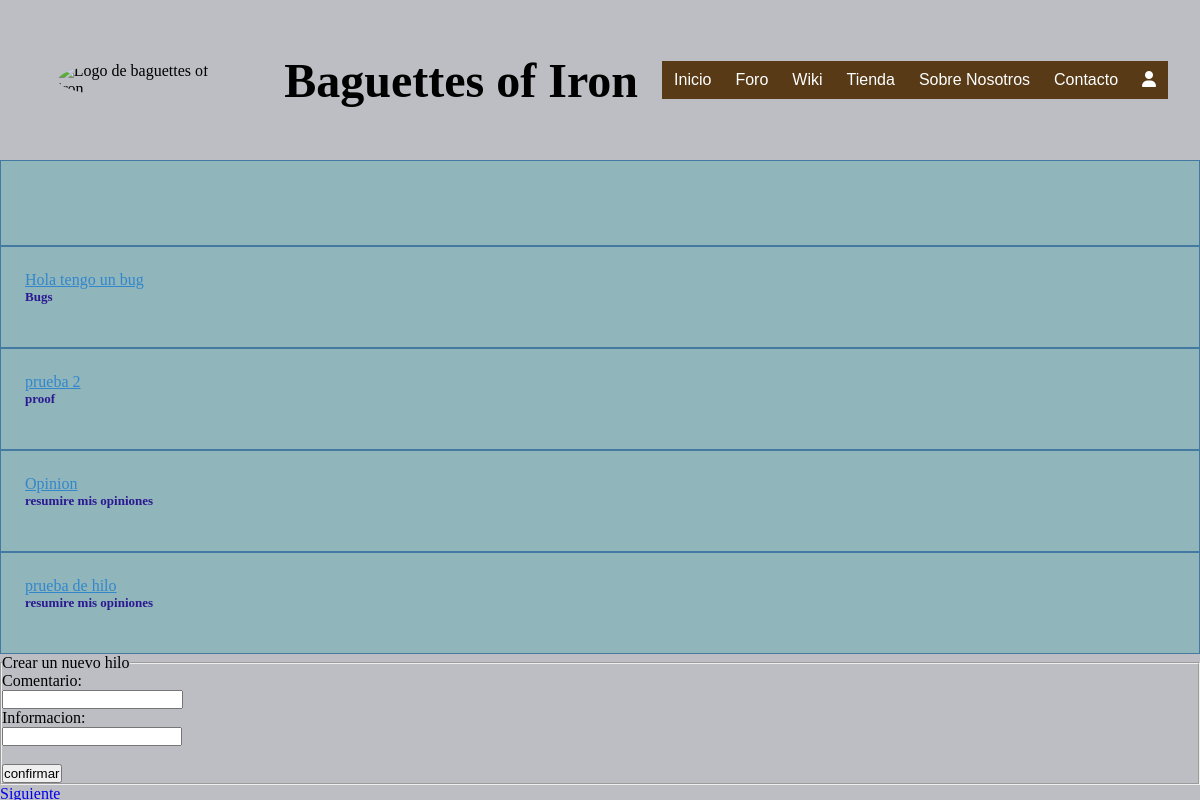
/forum.php (signed in), run on the app's committed database.
### tables this page shows
CREATE TABLE `hilos` (
  `id` int(10) NOT NULL,
  `titulo` varchar(50) NOT NULL,
  `fecha` date NOT NULL,
  `mensaje` varchar(50) NOT NULL,
  `id_U` int(10) NOT NULL
);

### includes/bootup.php (called while the page is built, shortened)
<?php
    spl_autoload_register(function($class){
        $prefix="es\\fdi\\ucm\\aw";
        $base_dir = __DIR__;
        $len = strlen($prefix);
        $relative_class = substr($class,$len);
        $file = $base_dir.str_replace('\\','/',$relative_class).'.php';
    });
?>

### includes/mensaje.php (called while the page is built, shortened)
<?php
	class Mensaje{
		function cargarhilos($numero){
  			$numero_inicial=5*($numero-1);
  			$numero_final =5*($numero);
  			$busca = "SELECT * FROM hilos WHERE id BETWEEN  '$numero_inicial' AND '$numero_final' ";
  			$comentarios = Aplicacion::getInstance()->conexionBD()->query($busca);
			return $comentarios;
		}
	}
?>

### includes/aplicacion.php (called while the page is built, shortened)
<?php
    class Aplicacion
    {
        private static  $instance = null;
        private $conn=null;
        public $datosBD=array();
        public static function getInstance(){
            if(Aplicacion::$instance==null)
                Aplicacion::$instance = new Aplicacion();
            return Aplicacion::$instance;
        }
        public function init($datos){
            $this->datosBD= $datos;
        }
        public function conexionBD(){
            if($this->conn==null){
                $this->conn = new \mysqli($this->datosBD['host'],$this->datosBD['user'],$this->datosBD['pass'],$this->datosBD['bd']);
            }
            return $this->conn;
        }
    }
?>

### forum.php (the view, shortened to what this page needs)
<?php
    require_once('includes/bootup.php');
?>
<?php
  if(isset($_GET['pag'])){
    $pagina = $_GET['pag'];
  }
  else $pagina = 1;
  $m=new Mensaje('','','','');
  $foro=$m->cargarhilos($pagina);
  $next= ($pagina + 1);
  $formulario = new forumForm("forumForm");
  $formularioforo =$formulario->gestiona();
  $contenido =" ";
  while($hilo=$foro->fetch_assoc()){
    $id1= $hilo['id'];
    $title=$hilo['titulo'];
    $info =$hilo['mensaje'];
    $contenido.=<<<EOF
    <div class ='hilo'>
    <a href = ' discussion.php?id= $id1 '> $title </a><br>
    <h5 id='informacion'>$info</h5></br>
    </div>
    EOF;
  }
  $contenido.=<<<EOF
      $formularioforo
      <a href = ' forum.php?pag=$next '> Siguiente </a><br>
  EOF;
  require_once __DIR__.'/includes/plantillas/plantillaB.php';
?>

### css/master.css (style rules this page uses)
body { background-color: #BDBEC3; }
* { margin:0px; padding:0px; }
.hilo { background-color: rgb(144, 181, 187); border: rgba(53, 111, 158, 0.829) solid thin; padding: 2%; }
#informacion { font-size: small; color: rgb(43, 25, 145); }
.hilo a { color: #3287cc; }

### data on the page
hilos: titulo "Hola tengo un bug", mensaje "Bugs"
hilos: titulo "prueba 2", mensaje "proof"
hilos: titulo "Opinion", mensaje "resumire mis opiniones"
hilos: titulo "prueba de hilo", mensaje "resumire mis opiniones"
